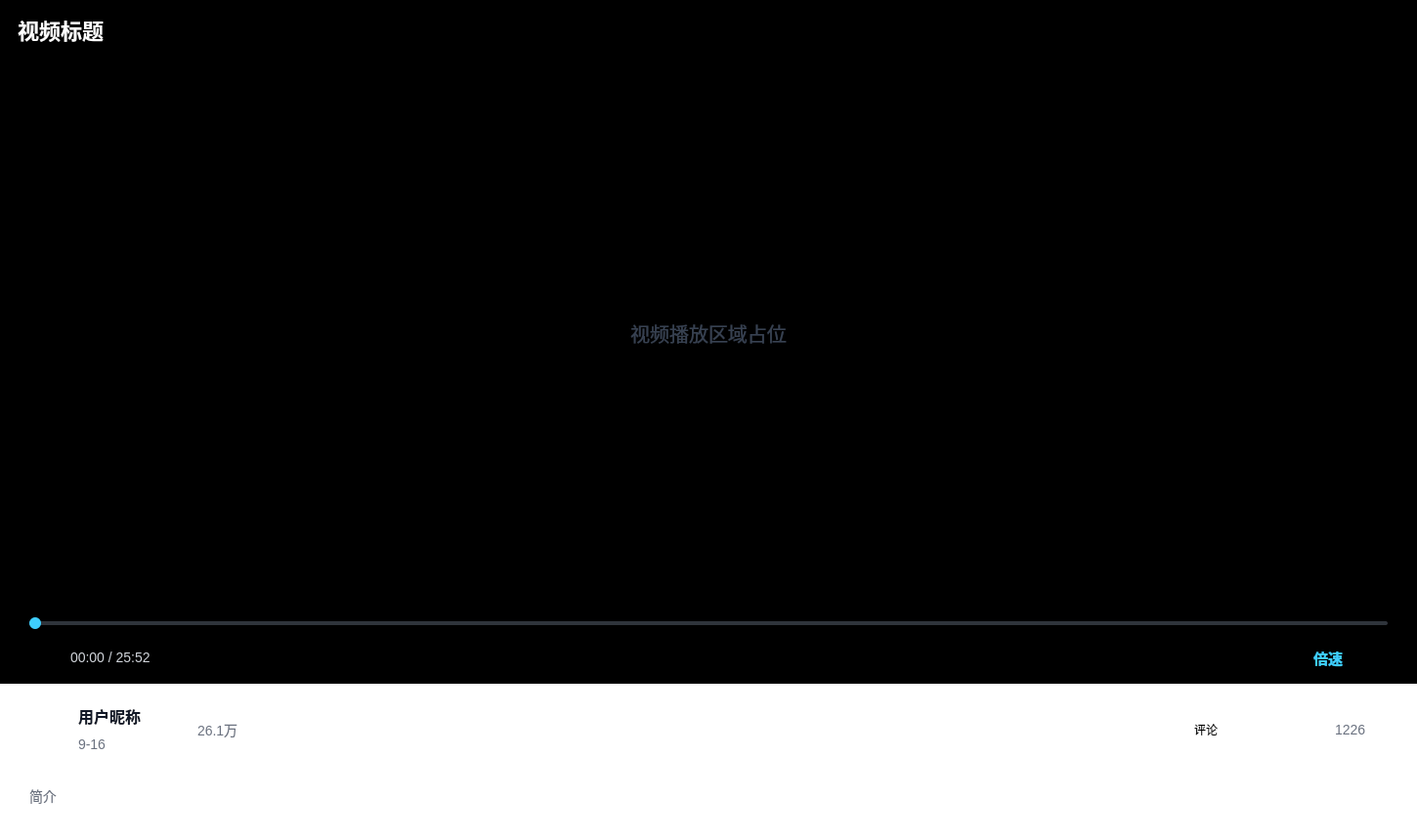
<?xml version="1.0" encoding="UTF-8"?>
<ui version="4.0">
 <class>PlayerPage</class>
 <widget class="QWidget" name="PlayerPage">
  <property name="geometry">
   <rect>
    <x>0</x>
    <y>0</y>
    <width>1450</width>
    <height>860</height>
   </rect>
  </property>
  <property name="windowTitle">
   <string>播放页</string>
  </property>
  <property name="styleSheet">
   <string notr="true">
QWidget#PlayerPage {
    background: #ffffff;
    font-family: &quot;Microsoft YaHei&quot;, &quot;Segoe UI&quot;, sans-serif;
    color: #111827;
}
QWidget#playArea,
QWidget#playHead,
QWidget#videoScreen,
QWidget#playControl {
    background: #000000;
}
QWidget#infoArea,
QWidget#infoTop,
QWidget#userInfoBox,
QWidget#videoDataBox {
    background: #ffffff;
}
QLabel#videoTitle {
    color: #ffffff;
    font-size: 22px;
    font-weight: 600;
}
QLabel#screenHint {
    color: #374151;
    font-size: 20px;
}
QLabel#timeLabel {
    color: #d1d5db;
    font-size: 14px;
}
QLabel#userName {
    color: #111827;
    font-size: 16px;
    font-weight: 600;
}
QLabel#uploadDate,
QLabel#playNum,
QLabel#likeNum,
QLabel#videoDesc {
    color: #6b7280;
    font-size: 14px;
}
QPushButton {
    border: none;
    background: transparent;
}
QPushButton#minBtn {
    border-image: url(:/images/PlayPage/suoxiao.png);
}
QPushButton#quitBtn {
    border-image: url(:/images/PlayPage/quxiao.png);
}
QPushButton#userAvatar {
    border-image: url(:/images/PlayPage/touxiang.png);
}
QPushButton#speedBtn {
    color: #3eceff;
    font-size: 15px;
    font-weight: 600;
}
QPushButton#speedBtn:hover {
    color: #23b6e6;
}
QPushButton#volumeBtn {
    border-image: url(:/images/PlayPage/shnegyin.png);
}
QLabel#playNumIcon {
    border-image: url(:/images/PlayPage/bofangliang.png);
}
QSlider::groove:horizontal {
    height: 4px;
    border-radius: 2px;
    background: #2f343b;
}
QSlider::sub-page:horizontal {
    border-radius: 2px;
    background: #3eceff;
}
QSlider::handle:horizontal {
    width: 12px;
    height: 12px;
    margin: -4px 0;
    border-radius: 6px;
    background: #3eceff;
}
   </string>
  </property>
  <layout class="QVBoxLayout" name="pageLayout">
   <property name="spacing">
    <number>0</number>
   </property>
   <property name="leftMargin">
    <number>0</number>
   </property>
   <property name="topMargin">
    <number>0</number>
   </property>
   <property name="rightMargin">
    <number>0</number>
   </property>
   <property name="bottomMargin">
    <number>0</number>
   </property>
   <item>
    <widget class="QWidget" name="playArea" native="true">
     <property name="minimumSize">
      <size>
       <width>0</width>
       <height>700</height>
      </size>
     </property>
     <property name="maximumSize">
      <size>
       <width>16777215</width>
       <height>700</height>
      </size>
     </property>
     <layout class="QVBoxLayout" name="playAreaLayout">
      <property name="spacing">
       <number>0</number>
      </property>
      <property name="leftMargin">
       <number>0</number>
      </property>
      <property name="topMargin">
       <number>0</number>
      </property>
      <property name="rightMargin">
       <number>0</number>
      </property>
      <property name="bottomMargin">
       <number>0</number>
      </property>
      <item>
       <widget class="QWidget" name="playHead" native="true">
        <property name="minimumSize">
         <size>
          <width>0</width>
          <height>60</height>
         </size>
        </property>
        <property name="maximumSize">
         <size>
          <width>16777215</width>
          <height>60</height>
         </size>
        </property>
        <layout class="QHBoxLayout" name="headLayout">
         <property name="spacing">
          <number>0</number>
         </property>
         <property name="leftMargin">
          <number>18</number>
         </property>
         <property name="topMargin">
          <number>0</number>
         </property>
         <property name="rightMargin">
          <number>18</number>
         </property>
         <property name="bottomMargin">
          <number>0</number>
         </property>
         <item>
          <widget class="QLabel" name="videoTitle">
           <property name="maximumSize">
            <size>
             <width>1325</width>
             <height>16777215</height>
            </size>
           </property>
           <property name="text">
            <string>视频标题</string>
           </property>
          </widget>
         </item>
         <item>
          <spacer name="headSpacer">
           <property name="orientation">
            <enum>Qt::Horizontal</enum>
           </property>
           <property name="sizeHint" stdset="0">
            <size>
             <width>40</width>
             <height>20</height>
            </size>
           </property>
          </spacer>
         </item>
         <item>
          <widget class="QPushButton" name="minBtn">
           <property name="minimumSize">
            <size>
             <width>20</width>
             <height>20</height>
            </size>
           </property>
           <property name="maximumSize">
            <size>
             <width>20</width>
             <height>20</height>
            </size>
           </property>
           <property name="cursor">
            <cursorShape>PointingHandCursor</cursorShape>
           </property>
          </widget>
         </item>
         <item>
          <spacer name="buttonSpacer">
           <property name="orientation">
            <enum>Qt::Horizontal</enum>
           </property>
           <property name="sizeType">
            <enum>QSizePolicy::Fixed</enum>
           </property>
           <property name="sizeHint" stdset="0">
            <size>
             <width>36</width>
             <height>20</height>
            </size>
           </property>
          </spacer>
         </item>
         <item>
          <widget class="QPushButton" name="quitBtn">
           <property name="minimumSize">
            <size>
             <width>20</width>
             <height>20</height>
            </size>
           </property>
           <property name="maximumSize">
            <size>
             <width>20</width>
             <height>20</height>
            </size>
           </property>
           <property name="cursor">
            <cursorShape>PointingHandCursor</cursorShape>
           </property>
          </widget>
         </item>
        </layout>
       </widget>
      </item>
      <item>
       <widget class="QWidget" name="videoScreen" native="true">
        <layout class="QVBoxLayout" name="screenLayout">
         <item>
          <spacer name="screenTopSpacer">
           <property name="orientation">
            <enum>Qt::Vertical</enum>
           </property>
           <property name="sizeHint" stdset="0">
            <size>
             <width>20</width>
             <height>40</height>
            </size>
           </property>
          </spacer>
         </item>
         <item>
          <widget class="QLabel" name="screenHint">
           <property name="alignment">
            <set>Qt::AlignCenter</set>
           </property>
           <property name="text">
            <string>视频播放区域占位</string>
           </property>
          </widget>
         </item>
         <item>
          <spacer name="screenBottomSpacer">
           <property name="orientation">
            <enum>Qt::Vertical</enum>
           </property>
           <property name="sizeHint" stdset="0">
            <size>
             <width>20</width>
             <height>40</height>
            </size>
           </property>
          </spacer>
         </item>
        </layout>
       </widget>
      </item>
      <item>
       <widget class="QWidget" name="playControl" native="true">
        <property name="minimumSize">
         <size>
          <width>0</width>
          <height>78</height>
         </size>
        </property>
        <property name="maximumSize">
         <size>
          <width>16777215</width>
          <height>78</height>
         </size>
        </property>
        <layout class="QVBoxLayout" name="playControlLayout">
         <property name="spacing">
          <number>12</number>
         </property>
         <property name="leftMargin">
          <number>30</number>
         </property>
         <property name="topMargin">
          <number>8</number>
         </property>
         <property name="rightMargin">
          <number>30</number>
         </property>
         <property name="bottomMargin">
          <number>12</number>
         </property>
         <item>
          <widget class="QSlider" name="videoSlider">
           <property name="maximum">
            <number>100</number>
           </property>
           <property name="value">
            <number>0</number>
           </property>
           <property name="orientation">
            <enum>Qt::Horizontal</enum>
           </property>
          </widget>
         </item>
         <item>
          <layout class="QHBoxLayout" name="buttonLayout">
           <property name="spacing">
            <number>14</number>
           </property>
           <item>
            <widget class="QPushButton" name="playBtn">
             <property name="minimumSize">
              <size>
               <width>28</width>
               <height>28</height>
              </size>
             </property>
             <property name="maximumSize">
              <size>
               <width>28</width>
               <height>28</height>
              </size>
             </property>
             <property name="cursor">
              <cursorShape>PointingHandCursor</cursorShape>
             </property>
            </widget>
           </item>
           <item>
            <widget class="QLabel" name="timeLabel">
             <property name="minimumSize">
              <size>
               <width>130</width>
               <height>28</height>
              </size>
             </property>
             <property name="text">
              <string>00:00 / 25:52</string>
             </property>
            </widget>
           </item>
           <item>
            <spacer name="controlSpacer">
             <property name="orientation">
              <enum>Qt::Horizontal</enum>
             </property>
             <property name="sizeHint" stdset="0">
              <size>
               <width>40</width>
               <height>20</height>
              </size>
             </property>
            </spacer>
           </item>
           <item>
            <widget class="QPushButton" name="speedBtn">
             <property name="minimumSize">
              <size>
               <width>42</width>
               <height>28</height>
              </size>
             </property>
             <property name="maximumSize">
              <size>
               <width>42</width>
               <height>28</height>
              </size>
             </property>
             <property name="cursor">
              <cursorShape>PointingHandCursor</cursorShape>
             </property>
             <property name="text">
              <string>倍速</string>
             </property>
            </widget>
           </item>
           <item>
            <widget class="QPushButton" name="volumeBtn">
             <property name="minimumSize">
              <size>
               <width>26</width>
               <height>26</height>
              </size>
             </property>
             <property name="maximumSize">
              <size>
               <width>26</width>
               <height>26</height>
              </size>
             </property>
             <property name="cursor">
              <cursorShape>PointingHandCursor</cursorShape>
             </property>
            </widget>
           </item>
          </layout>
         </item>
        </layout>
       </widget>
      </item>
     </layout>
    </widget>
   </item>
   <item>
    <widget class="QWidget" name="infoArea" native="true">
     <property name="minimumSize">
      <size>
       <width>0</width>
       <height>160</height>
      </size>
     </property>
     <property name="maximumSize">
      <size>
       <width>16777215</width>
       <height>160</height>
      </size>
     </property>
     <layout class="QVBoxLayout" name="infoAreaLayout">
      <property name="spacing">
       <number>14</number>
      </property>
      <property name="leftMargin">
       <number>30</number>
      </property>
      <property name="topMargin">
       <number>20</number>
      </property>
      <property name="rightMargin">
       <number>30</number>
      </property>
      <property name="bottomMargin">
       <number>18</number>
      </property>
      <item>
       <widget class="QWidget" name="infoTop" native="true">
        <layout class="QHBoxLayout" name="infoTopLayout">
         <property name="spacing">
          <number>14</number>
         </property>
         <property name="leftMargin">
          <number>0</number>
         </property>
         <property name="topMargin">
          <number>0</number>
         </property>
         <property name="rightMargin">
          <number>0</number>
         </property>
         <property name="bottomMargin">
          <number>0</number>
         </property>
         <item>
          <widget class="QPushButton" name="userAvatar">
           <property name="minimumSize">
            <size>
             <width>36</width>
             <height>36</height>
            </size>
           </property>
           <property name="maximumSize">
            <size>
             <width>36</width>
             <height>36</height>
            </size>
           </property>
          </widget>
         </item>
         <item>
          <widget class="QWidget" name="userInfoBox" native="true">
           <layout class="QVBoxLayout" name="userInfoLayout">
            <property name="spacing">
             <number>4</number>
            </property>
            <property name="leftMargin">
             <number>0</number>
            </property>
            <property name="topMargin">
             <number>0</number>
            </property>
            <property name="rightMargin">
             <number>0</number>
            </property>
            <property name="bottomMargin">
             <number>0</number>
            </property>
            <item>
             <widget class="QLabel" name="userName">
              <property name="text">
               <string>用户昵称</string>
              </property>
             </widget>
            </item>
            <item>
             <widget class="QLabel" name="uploadDate">
              <property name="text">
               <string>9-16</string>
              </property>
             </widget>
            </item>
           </layout>
          </widget>
         </item>
         <item>
          <widget class="QWidget" name="videoDataBox" native="true">
           <layout class="QHBoxLayout" name="videoDataLayout">
            <property name="spacing">
             <number>8</number>
            </property>
            <property name="leftMargin">
             <number>16</number>
            </property>
            <property name="topMargin">
             <number>0</number>
            </property>
            <property name="rightMargin">
             <number>0</number>
            </property>
            <property name="bottomMargin">
             <number>0</number>
            </property>
            <item>
             <widget class="QLabel" name="playNumIcon">
              <property name="minimumSize">
               <size>
                <width>20</width>
                <height>20</height>
               </size>
              </property>
              <property name="maximumSize">
               <size>
                <width>20</width>
                <height>20</height>
               </size>
              </property>
             </widget>
            </item>
            <item>
             <widget class="QLabel" name="playNum">
              <property name="text">
               <string>26.1万</string>
              </property>
             </widget>
            </item>
           </layout>
          </widget>
         </item>
         <item>
          <spacer name="infoSpacer">
           <property name="orientation">
            <enum>Qt::Horizontal</enum>
           </property>
           <property name="sizeHint" stdset="0">
            <size>
             <width>40</width>
             <height>20</height>
            </size>
           </property>
          </spacer>
         </item>
         <item>
          <widget class="QPushButton" name="commentBtn">
           <property name="minimumSize">
            <size>
             <width>68</width>
             <height>30</height>
            </size>
           </property>
           <property name="maximumSize">
            <size>
             <width>68</width>
             <height>30</height>
            </size>
           </property>
           <property name="cursor">
            <cursorShape>PointingHandCursor</cursorShape>
           </property>
           <property name="text">
            <string>评论</string>
           </property>
          </widget>
         </item>
         <item>
          <widget class="QPushButton" name="favoriteBtn">
           <property name="minimumSize">
            <size><width>32</width><height>30</height></size>
           </property>
           <property name="maximumSize">
            <size><width>32</width><height>30</height></size>
           </property>
           <property name="cursor"><cursorShape>PointingHandCursor</cursorShape></property>
           <property name="toolTip"><string>收藏</string></property>
          </widget>
         </item>
         <item>
          <widget class="QPushButton" name="likeBtn">
           <property name="minimumSize">
            <size>
             <width>24</width>
             <height>24</height>
            </size>
           </property>
           <property name="maximumSize">
            <size>
             <width>24</width>
             <height>24</height>
            </size>
           </property>
           <property name="cursor">
            <cursorShape>PointingHandCursor</cursorShape>
           </property>
          </widget>
         </item>
         <item>
          <widget class="QLabel" name="likeNum">
           <property name="minimumSize">
            <size>
             <width>54</width>
             <height>20</height>
            </size>
           </property>
           <property name="text">
            <string>1226</string>
           </property>
          </widget>
         </item>
        </layout>
       </widget>
      </item>
      <item>
       <widget class="QLabel" name="videoDesc">
        <property name="wordWrap">
         <bool>true</bool>
        </property>
        <property name="text">
         <string>简介</string>
        </property>
       </widget>
      </item>
     </layout>
    </widget>
   </item>
  </layout>
 </widget>
 <resources/>
 <connections/>
</ui>
